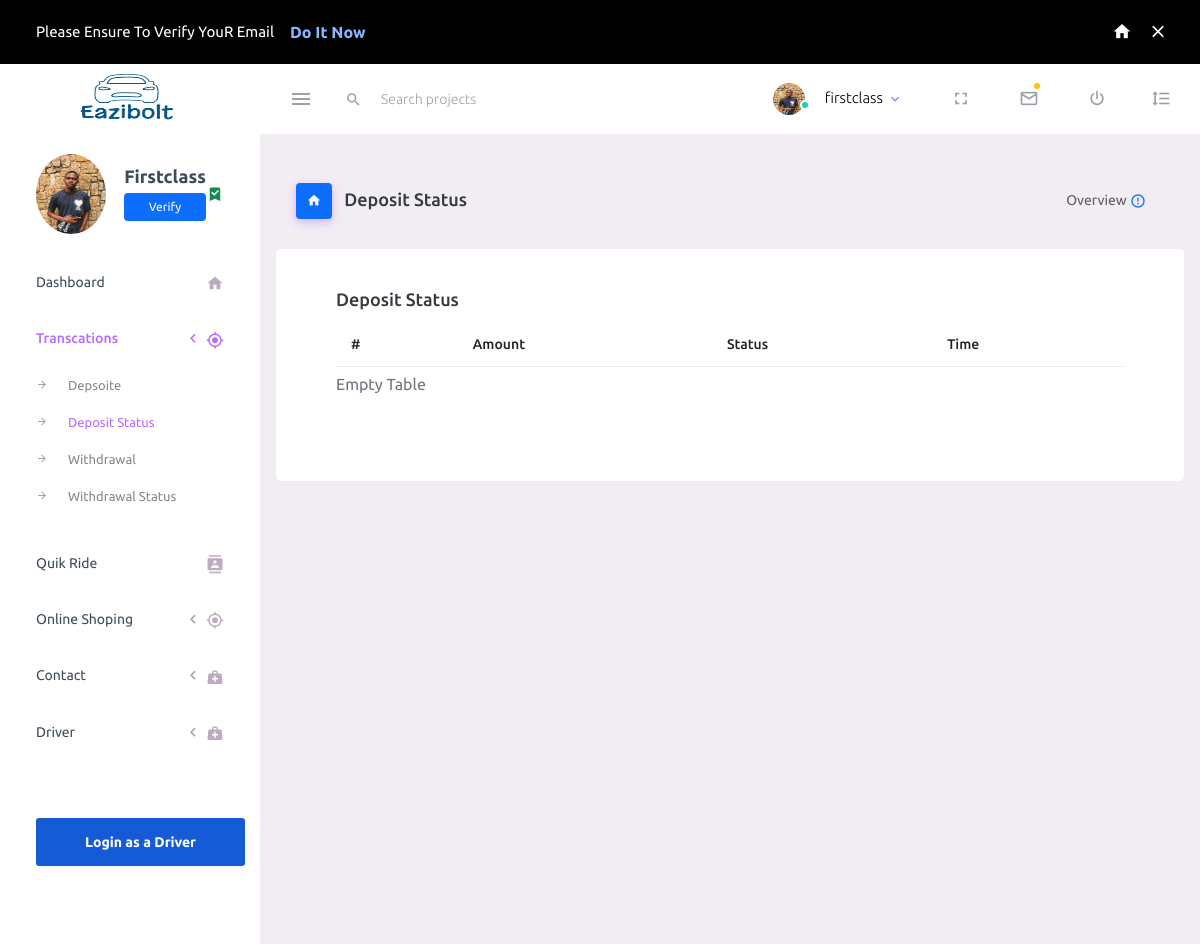
Before: /views/users/depositStatus.php (signed in) with the older database file.
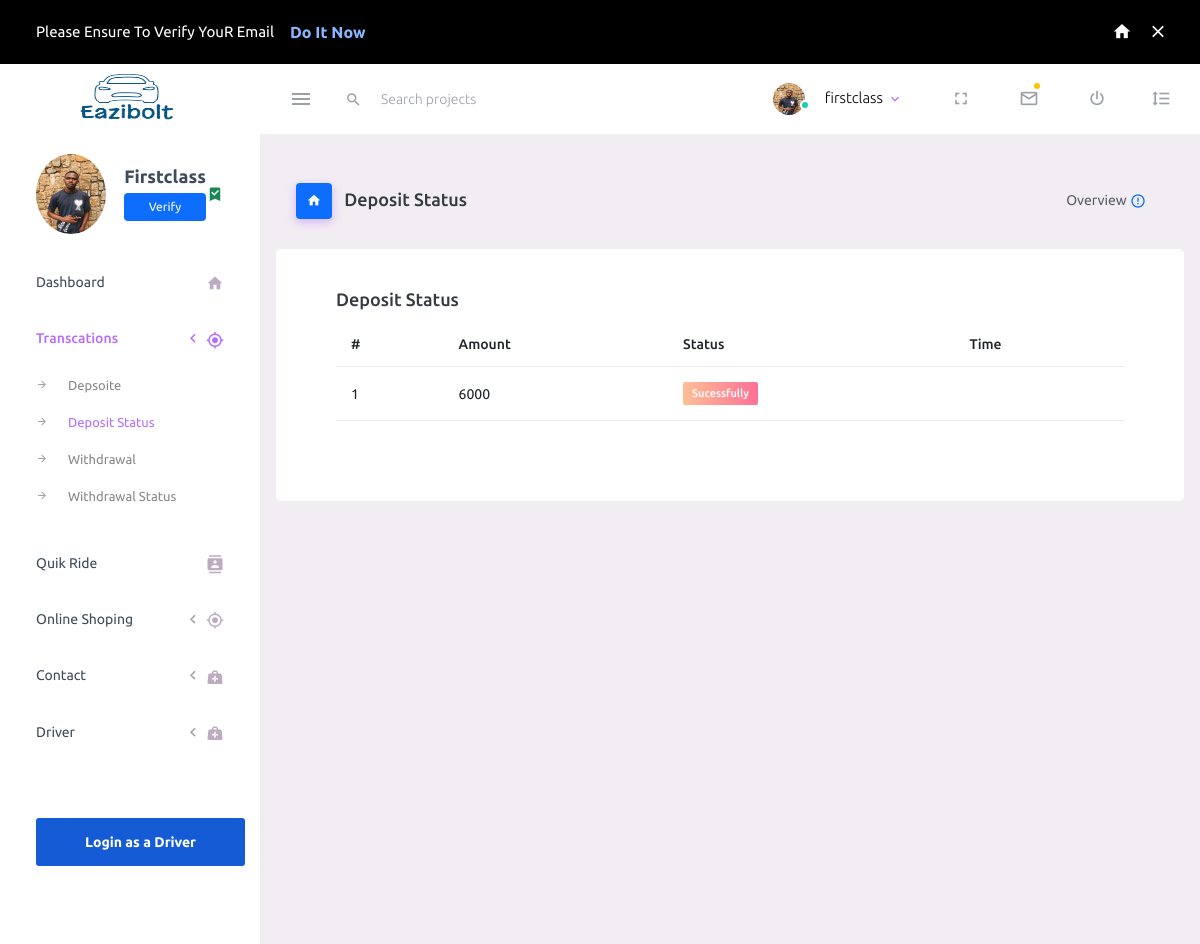
After: the same page with the newer database file.
### tables this page shows
CREATE TABLE `deposit` (
  `id` int(11) NOT NULL,
  `user_id` int(11) NOT NULL,
  `amount` varchar(900) NOT NULL,
  `date` timestamp(6) NOT NULL DEFAULT current_timestamp(6) ON UPDATE current_timestamp(6),
  `status` int(11) NOT NULL
);

### backend/config/users/session.php (called while the page is built, shortened)
<?php
$login_id = $_SESSION['login_id'];
?>

### views/users/depositStatus.php (the view, shortened to what the changed rows need)
<?php
require('../../backend/config/connection.php');
require('../../backend/config/users/session.php');
?>
<!DOCTYPE html>
<html lang="en">
<head>
         <link rel="stylesheet" href="../../assets/css/main.css">
         <link rel="stylesheet" href="../../assets/vendors/mdi/css/materialdesignicons.min.css">
</head>
<body>
         <div class="container-scroller">
                  <div class="container-fluid page-body-wrapper">
                           <div class="main-panel">
                                    <div class="content-wrapper">
                                             <div class="row">
                                                      <div class="card">
                                                               <div class="col-lg-12 grid-margin stretch-card">
                                                                        <div class="card">
                                                                                 <div class="card-body">
                                                                                          <div class="table-responsive">
                                                                                                   <table class="table">
                                                                                                            <thead>
                                                                                                                     <tr>
                                                                                                                              <th> # </th>
                                                                                                                              <th>Amount</th>
                                                                                                                              <th> Status </th>
                                                                                                                              <th> Time </th>
                                                                                                                     </tr>
                                                                                                            </thead>
                                                                                                            <tbody>
                                                                                                                     <?php
                                                                                                                     $selectReport = mysqli_query($conection, "SELECT * FROM `deposit` WHERE `user_id`='$login_id'");
                                                                                                                     if (mysqli_num_rows($selectReport)) {
                                                                                                                              $count = 0;
                                                                                                                              while ($row = mysqli_fetch_assoc($selectReport)) {
                                                                                                                                       $count++;
                                                                                                                     ?>
                                                                                                                                       <tr>
                                                                                                                                                <td><?php echo $count ?></td>
                                                                                                                                                <td>
                                                                                                                                                         <?php echo $row['amount']  ?>
                                                                                                                                                </td>
                                                                                                                                                <td>
                                                                                                                                                         <label class="badge badge-gradient-danger"><?php echo 'Sucessfully' ?></label>
                                                                                                                                                </td>
                                                                                                                                                <th></th>
                                                                                                                                       </tr>
                                                                                                                              <?php
                                                                                                                              }
                                                                                                                     } else { ?>
                                                                                                                              <caption>Empty Table</caption>
                                                                                                                     <?php
                                                                                                                     }
                                                                                                                     ?>
                                                                                                            </tbody>
                                                                                                   </table>
                                                                                          </div>
                                                                                 </div>
                                                                        </div>
                                                               </div>
                                                      </div>
                                             </div>
                                    </div>
                           </div>
                  </div>
         </div>
</body>
</html>

Changed rows visible on the page:
added deposit: amount "6000"
Other visible differences:
text no longer shown: "Empty Table"
